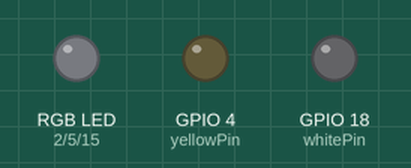
This sketch was run on a simulated ESP32. Shown: an RGB LED mixed from three pins (HIGH = lit), output pins drawn as LEDs (lit = HIGH).

Above: at 0.15 s.
Timing chart, 0 to 1.6 s (numbered marks = the images above):
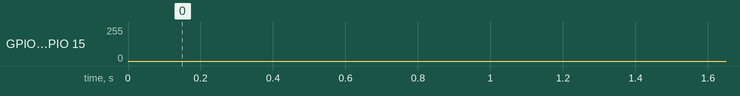

The sketch:

MultiColorLED_ino.ino
```cpp
#include <Arduino.h>

// LED Pins
const int redPin    = 2;   // G2
const int yellowPin = 4;   // G4
const int greenPin  = 5;   // G5
const int bluePin   = 15;  // G15
const int whitePin  = 18;  // G18

// PWM Channels
const int redChannel    = 0;
const int yellowChannel = 1;
const int greenChannel  = 2;
const int blueChannel   = 3;
const int whiteChannel  = 4;

// PWM Config
const int freq = 50000;
const int resolution = 8; // 8-bit: 0–255 brightness levels

void setup() {
  ledcSetup(redChannel, freq, resolution);
  ledcAttachPin(redPin, redChannel);

  ledcSetup(yellowChannel, freq, resolution);
  ledcAttachPin(yellowPin, yellowChannel);

  ledcSetup(greenChannel, freq, resolution);
  ledcAttachPin(greenPin, greenChannel);

  ledcSetup(blueChannel, freq, resolution);
  ledcAttachPin(bluePin, blueChannel);

  ledcSetup(whiteChannel, freq, resolution);
  ledcAttachPin(whitePin, whiteChannel);

  Serial.begin(115200);
}

// Function to fade multiple LEDs simultaneously
void fadeMultipleLEDs(int channels[], int count) {
  // Fade in
  for (int brightness = 0; brightness <= 255; brightness++) {
    for (int i = 0; i < count; i++) {
      ledcWrite(channels[i], brightness);
    }
    delay(3);
  }
  // Fade out
  for (int brightness = 255; brightness >= 0; brightness--) {
    for (int i = 0; i < count; i++) {
      ledcWrite(channels[i], brightness);
    }
    delay(3);
  }
}

void loop() {
  int group1[] = {greenChannel};
  fadeMultipleLEDs(group1, 1);

  int group2[] = {blueChannel, yellowChannel};
  fadeMultipleLEDs(group2, 2);

  int group3[] = {whiteChannel, redChannel};
  fadeMultipleLEDs(group3, 2);

  int group4[] = {blueChannel, yellowChannel};
  fadeMultipleLEDs(group4, 2);

}
```
